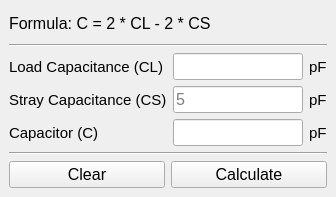
<?xml version="1.0" encoding="UTF-8"?>
<ui version="4.0">
 <class>MainWindow</class>
 <widget class="QMainWindow" name="MainWindow">
  <property name="geometry">
   <rect>
    <x>0</x>
    <y>0</y>
    <width>336</width>
    <height>197</height>
   </rect>
  </property>
  <property name="sizePolicy">
   <sizepolicy hsizetype="Preferred" vsizetype="Minimum">
    <horstretch>0</horstretch>
    <verstretch>0</verstretch>
   </sizepolicy>
  </property>
  <property name="font">
   <font>
    <pointsize>12</pointsize>
   </font>
  </property>
  <property name="windowTitle">
   <string>MainWindow</string>
  </property>
  <widget class="QWidget" name="centralwidget">
   <layout class="QVBoxLayout" name="verticalLayout">
    <item>
     <widget class="QLabel" name="labelFormula">
      <property name="text">
       <string>Formula: C = 2 * CL - 2 * CS</string>
      </property>
     </widget>
    </item>
    <item>
     <widget class="Line" name="line">
      <property name="orientation">
       <enum>Qt::Horizontal</enum>
      </property>
     </widget>
    </item>
    <item>
     <layout class="QGridLayout" name="gridLayout">
      <item row="0" column="0">
       <widget class="QLabel" name="labelCl">
        <property name="font">
         <font>
          <pointsize>11</pointsize>
         </font>
        </property>
        <property name="text">
         <string>Load Capacitance (CL)</string>
        </property>
       </widget>
      </item>
      <item row="0" column="1">
       <widget class="QLineEdit" name="lineEditLoadCapacitance"/>
      </item>
      <item row="0" column="2">
       <widget class="QLabel" name="label">
        <property name="font">
         <font>
          <pointsize>11</pointsize>
         </font>
        </property>
        <property name="text">
         <string>pF</string>
        </property>
       </widget>
      </item>
      <item row="1" column="0">
       <widget class="QLabel" name="labelCs">
        <property name="font">
         <font>
          <pointsize>11</pointsize>
         </font>
        </property>
        <property name="text">
         <string>Stray Capacitance (CS)</string>
        </property>
       </widget>
      </item>
      <item row="1" column="2">
       <widget class="QLabel" name="label_2">
        <property name="font">
         <font>
          <pointsize>11</pointsize>
         </font>
        </property>
        <property name="text">
         <string>pF</string>
        </property>
       </widget>
      </item>
      <item row="2" column="0">
       <widget class="QLabel" name="labelC">
        <property name="font">
         <font>
          <pointsize>11</pointsize>
         </font>
        </property>
        <property name="text">
         <string>Capacitor (C)</string>
        </property>
       </widget>
      </item>
      <item row="2" column="1">
       <widget class="QLineEdit" name="lineEditCapacitor">
        <property name="readOnly">
         <bool>true</bool>
        </property>
       </widget>
      </item>
      <item row="2" column="2">
       <widget class="QLabel" name="label_3">
        <property name="font">
         <font>
          <pointsize>11</pointsize>
         </font>
        </property>
        <property name="text">
         <string>pF</string>
        </property>
       </widget>
      </item>
      <item row="1" column="1">
       <widget class="QLineEdit" name="lineEditStrayCapacitance">
        <property name="text">
         <string/>
        </property>
        <property name="placeholderText">
         <string>5</string>
        </property>
       </widget>
      </item>
     </layout>
    </item>
    <item>
     <widget class="Line" name="line_2">
      <property name="orientation">
       <enum>Qt::Horizontal</enum>
      </property>
     </widget>
    </item>
    <item>
     <layout class="QHBoxLayout" name="horizontalLayout">
      <item>
       <widget class="QPushButton" name="pushButtonClear">
        <property name="text">
         <string>Clear</string>
        </property>
       </widget>
      </item>
      <item>
       <widget class="QPushButton" name="pushButtonCalculate">
        <property name="text">
         <string>Calculate</string>
        </property>
       </widget>
      </item>
     </layout>
    </item>
    <item>
     <spacer name="verticalSpacer">
      <property name="orientation">
       <enum>Qt::Vertical</enum>
      </property>
      <property name="sizeType">
       <enum>QSizePolicy::Minimum</enum>
      </property>
      <property name="sizeHint" stdset="0">
       <size>
        <width>20</width>
        <height>0</height>
       </size>
      </property>
     </spacer>
    </item>
   </layout>
  </widget>
 </widget>
 <resources/>
 <connections/>
</ui>
